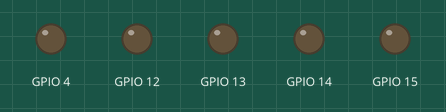
This program was run on a simulated ESP32. Parts: output pins drawn as LEDs (lit = HIGH). WiFi joins after 1.5 s; servers stay silent unless stated; the camera gives no picture; what the program prints to the serial monitor is not drawn.

Above: at 2.4 s.
Timing chart, 0 to 3.9 s (numbered marks = the images above):
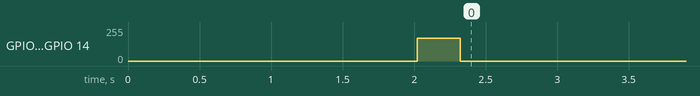

The program:

main.cpp
```cpp
#include "Camera.hpp"
#include "Motor.hpp"
#include "RobotGPIO.hpp"
#include "WebServer.hpp"
#include "soc/rtc_cntl_reg.h" // Used to disable brownout detection for ESP32
#include "soc/soc.h"          // Used to disable brownout detection for ESP32
#include <Arduino.h>
#include <WiFi.h>
#include <memory>

std::unique_ptr<Robot::WebServer> server;

void setup() {
  WRITE_PERI_REG(RTC_CNTL_BROWN_OUT_REG, 0); // disable brownout detector
  //
  //
  Serial.begin(9600);
  Serial.setDebugOutput(false);

  Serial.println("Configuring IO");
  Robot::GPIO::initializePins();

  Serial.println("Initializing WiFi");
  WiFi.begin("FamVeraCen", "FamVeraCen_2019");
  while (WiFi.status() != WL_CONNECTED) {
    delay(1000);
    Serial.println("Connecting to WiFi...");
  }
  Serial.println("WiFi connected");
  Serial.print("IP:");
  Serial.println(WiFi.localIP());

  Serial.println("Initializing web server");
  server = std::make_unique<Robot::WebServer>(
      Robot::Camera(true),
      Robot::DriveController(
          Robot::Motor(Robot::GPIO::RIGHT_MOTOR_CONTROL_PIN1,
                       Robot::GPIO::RIGHT_MOTOR_CONTROL_PIN2),
          Robot::Motor(Robot::GPIO::LEFT_MOTOR_CONTROL_PIN2,
                       Robot::GPIO::LEFT_MOTOR_CONTROL_PIN1)));
}

void loop() {}
```
